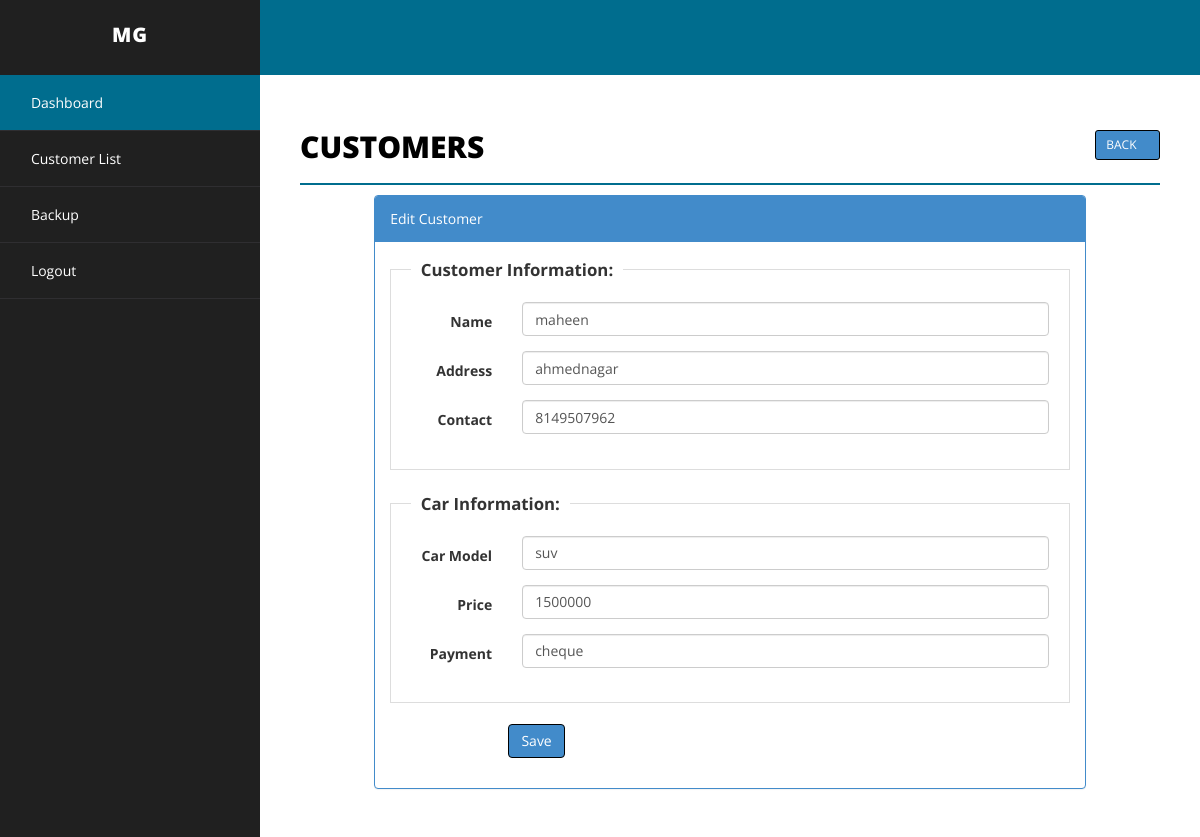
/customer.php?action=edit&id=7 (signed in), run on the app's committed database.
### tables this page shows
CREATE TABLE `customer` (
  `id` int(255) NOT NULL,
  `cname` varchar(255) NOT NULL,
  `address` varchar(255) NOT NULL,
  `contact` varchar(255) NOT NULL,
  `model` varchar(255) NOT NULL,
  `price` varchar(255) NOT NULL,
  `payment` varchar(255) NOT NULL,
  `delete_status` enum('0','1') NOT NULL DEFAULT '0'
);

### customer.php (the view, shortened to what this page needs)
<?php
include("php/dbconnect.php");
$cname='';
$address='';
$contact='';
$model='';
$price = '';
$payment='';
$action = "add";
if(isset($_GET['action']) && $_GET['action']=="edit" ){
$id = isset($_GET['id'])?mysqli_real_escape_string($conn,$_GET['id']):'';
$sqlEdit = $conn->query("SELECT * FROM customer WHERE id='".$id."'");
if($sqlEdit->num_rows)
{
$rowsEdit = $sqlEdit->fetch_assoc();
extract($rowsEdit);
$action = "update";
}else
{
$_GET['action']="";
}
}
?>
<!DOCTYPE html>
<html xmlns="http://www.w3.org/1999/xhtml">
<head>
    <link href="css/bootstrap.css" rel="stylesheet" />
    <link href="css/font-awesome.css" rel="stylesheet" />
    <link href="css/basic.css" rel="stylesheet" />
    <link href="css/custom.css" rel="stylesheet" />
	<link href="css/ui.css" rel="stylesheet" />
	<link href="css/datepicker.css" rel="stylesheet" />
</head>
<?php
include("php/header.php");
?>
        <div id="page-wrapper">
            <div id="page-inner">
                <div class="row">
                    <div class="col-md-12">
                        <h1 class="page-head-line">Customers
						<?php
						echo (isset($_GET['action']) && @$_GET['action']=="add" || @$_GET['action']=="edit")?
						' <a href="customer.php" class="btn btn-primary btn-sm pull-right">Back <i class="glyphicon glyphicon-arrow-right"></i></a>':'<a href="customer.php?action=add" class="btn btn-primary btn-sm pull-right"><i class="glyphicon glyphicon-plus"></i> Add </a>';
						?>
						</h1>
                    </div>
                </div>
        <?php
		 if(isset($_GET['action']) && @$_GET['action']=="add" || @$_GET['action']=="edit")
		 {
		?>
                <div class="row">
                    <div class="col-sm-10 col-sm-offset-1">
               			<div class="panel panel-primary">
                        <div class="panel-heading">
                           <?php echo ($action=="add")? "Add Customer": "Edit Customer"; ?>
                        </div>
						<form action="customer.php" method="post" id="signupForm1" class="form-horizontal">
                        <div class="panel-body">
						<fieldset class="scheduler-border" >
						 <legend  class="scheduler-border">Customer Information:</legend>
						<div class="form-group">
								<label class="col-sm-2 control-label" for="Old">Name</label>
								<div class="col-sm-10">
									<input type="text" class="form-control" id="cname" name="cname" value="<?php echo $cname;?>"  />
								</div>
							</div>
						<div class="form-group">
								<label class="col-sm-2 control-label" for="Old">Address</label>
								<div class="col-sm-10">
									<input type="text" class="form-control" id="address" name="address" value="<?php echo $address;?>" />
								</div>
							</div>
							<div class="form-group">
								<label class="col-sm-2 control-label" for="Old">Contact</label>
								<div class="col-sm-10">
									<input type="text" class="form-control" id="contact" name="contact" value="<?php echo $contact;?>" maxlength="10" />
								</div>
							</div>
						 </fieldset>
							<fieldset class="scheduler-border" >
						 <legend  class="scheduler-border">Car Information:</legend>
						<div class="form-group">
								<label class="col-sm-2 control-label" for="Old">Car Model </label>
								<div class="col-sm-10">
									<input type="text" class="form-control" id="model" name="model" value="<?php echo $model;?>" />
								</div>
						</div>
						<div class="form-group">
								<label class="col-sm-2 control-label" for="Old">Price </label>
								<div class="col-sm-10">
									<input type="text" class="form-control" id="price" name="price" value="<?php echo $price;?>" />
								</div>
						</div>
						<div class="form-group">
								<label class="col-sm-2 control-label" for="Old">Payment </label>
								<div class="col-sm-10">
									<input type="text" class="form-control" id="payment" name="payment" value="<?php echo $payment;?>" />
								</div>
						</div>
							</fieldset>
						<div class="form-group">
								<div class="col-sm-8 col-sm-offset-2">
									<button type="submit" name="save" class="btn btn-primary">Save </button>
								</div>
							</div>
                         </div>
							</form>
                        </div>
                            </div>
                </div>
		<?php
		}
		?>
            </div>
        </div>
    </div>
</body>
</html>

### css/basic.css (style rules this page uses)
body { font-family: 'Open Sans', sans-serif; line-height:25px; }
#page-wrapper { padding: 15px 15px; min-height: 600px; background: #F3F3F3; }
#page-inner { width: 100%; margin: 10px 20px 10px 0px; background-color: #fff!important; padding: 10px; min-height: 1200px; }
.page-head-line { font-size: 30px; text-transform: uppercase; color: #000; font-weight: 800; padding-bottom: 20px; border-bottom: 2px solid #006d8e; margin-bottom: 10px; }
@media (min-width:768px) { #page-wrapper { margin: 0 0 0 260px; padding: 15px 30px; min-height: 1200px; background-color: #fff; } }

### css/custom.css (style rules this page uses)
fieldset.scheduler-border { border: 1px groove #ddd !important; padding: 0 1.4em 1.4em 1.4em !important; margin: 0 0 1.5em 0 !important; -webkit-box-shadow: 0px 0px 0px 0px #000 ; box-shadow: 0px 0px 0px 0px #000 ; }
legend.scheduler-border { font-size: 1.2em !important; font-weight: bold !important; text-align: left !important; width:auto; padding:0 10px; border-bottom:none; }

### data on the page
customer: cname "maheen", address "ahmednagar", contact "8149507962", model "suv", price "1500000", payment "cheque"
